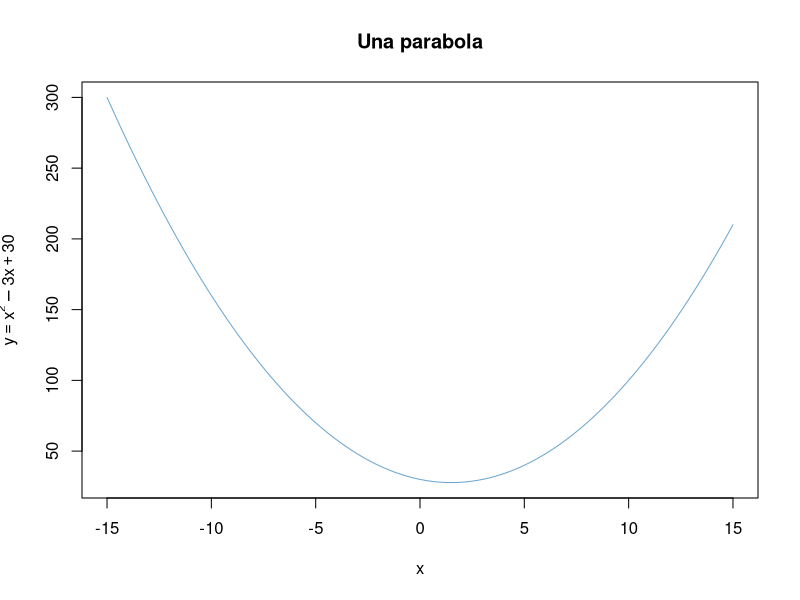
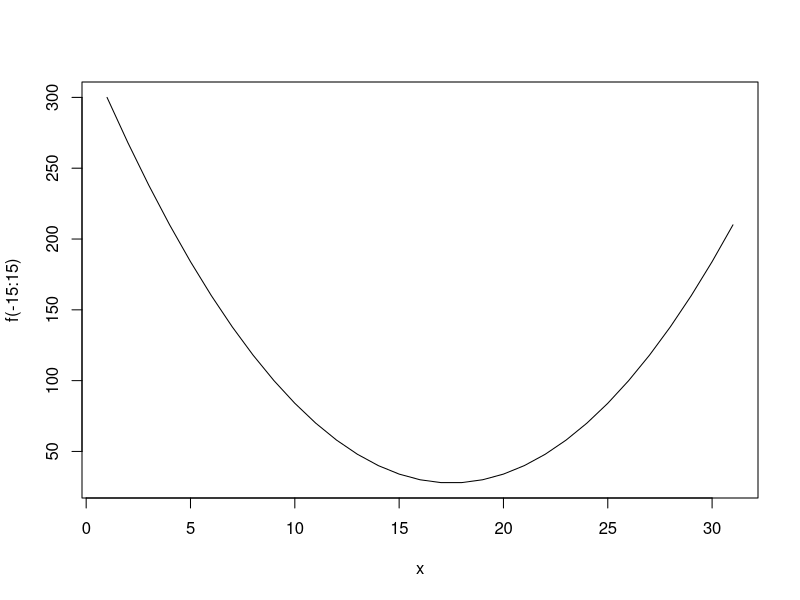
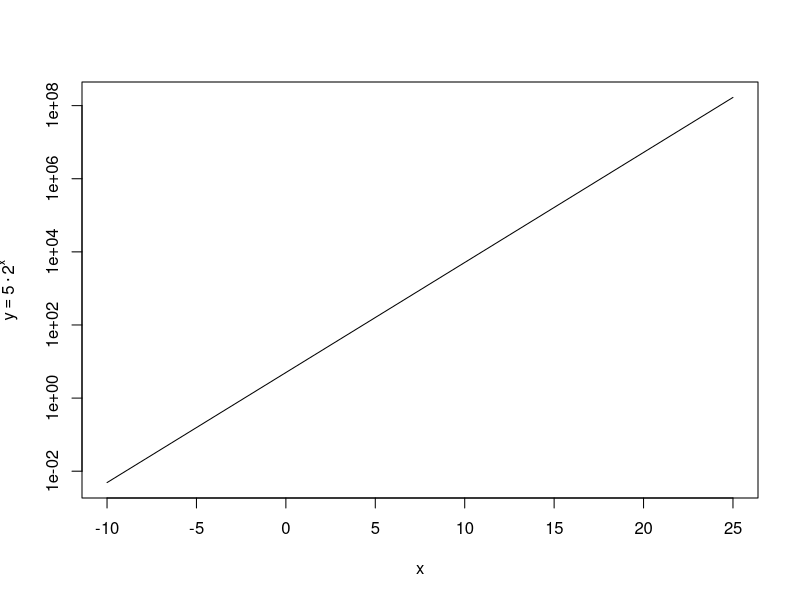
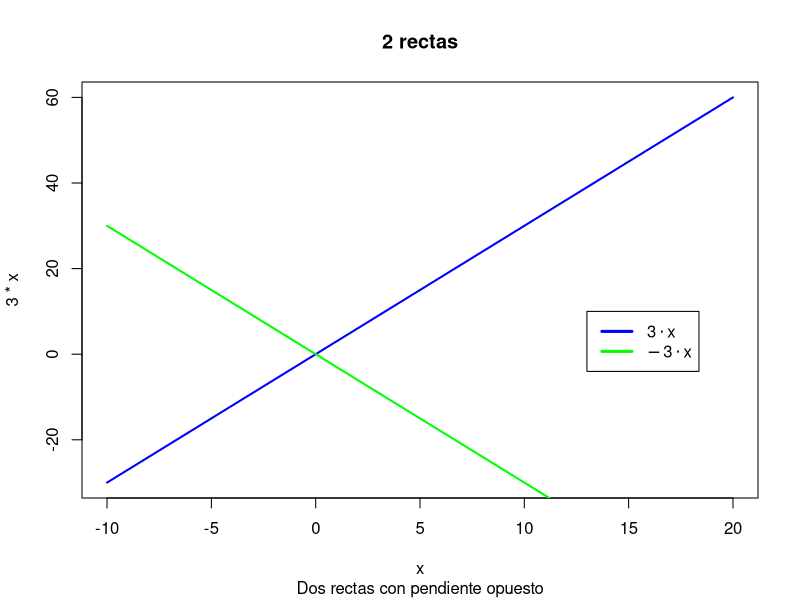
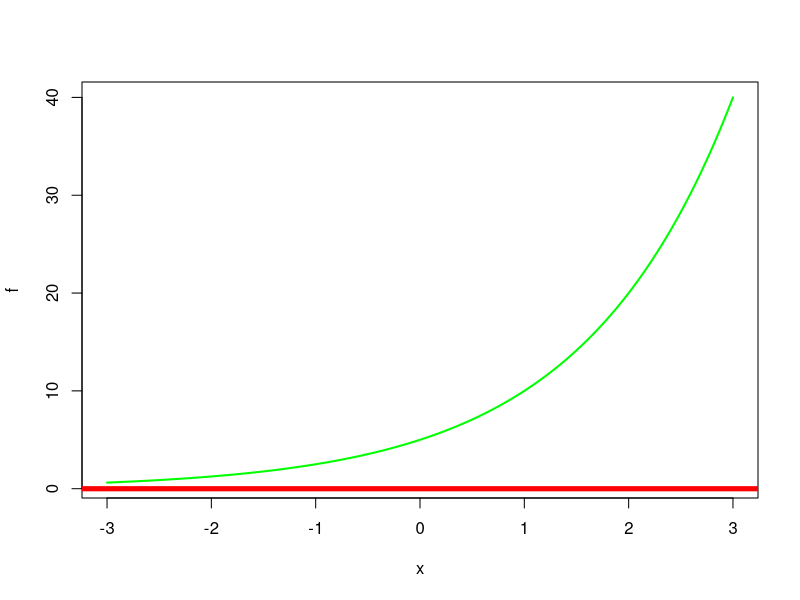
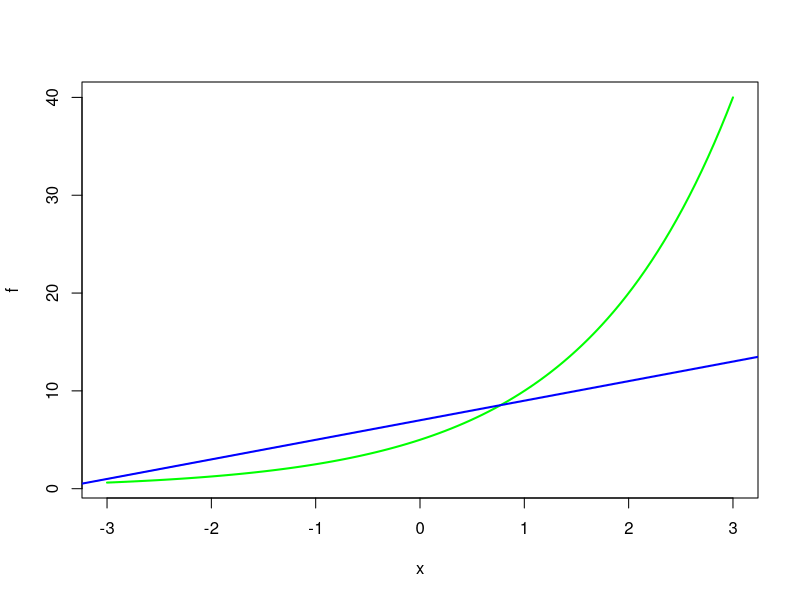

These figures' R source, in order:
## ---- chunk 1
knitr::opts_chunk$set(echo = TRUE)
## ---- chunk 2
curve(x^2-3*x+30, 
      main = "Una parabola", 
      xlab = "x", 
      ylab = expression(y == x^2-3*x+30),
      xlim = c(-15,15),
      col = "skyblue3")
## ---- chunk 3
f = function(x){x^2 - 3*x + 30}
plot(f(-15:15), xlab = "x", type = "l")
## ---- chunk 4
curve(5*2^x, xlim = c(-10,25),
      log = "y", 
      ylab = expression(y == 5%.%2^x))
## ---- chunk 5
curve(3*x, col = "blue",
      xlim = c(-10,20),
      lwd = 2, 
      main = "2 rectas",
      sub = "Dos rectas con pendiente opuesto")
curve(-3*x, add = TRUE,
      col = "green",
      lwd = 2)
legend(13,10, col = c("blue", "green"),
       legend = c(expression(3%.%x), expression(-3%.%x)),
       lwd = 3)
## ---- chunk 6
f = function(x){5 * 2^x}
plot(f, col = "green", type = "l", lwd = 2, xlim = c(-3,3))
abline(h = 0, col = "red", lwd = 5)
## ---- chunk 7
plot(f, col = "green", type = "l", lwd = 2, xlim = c(-3,3))
abline(7,2, col = "blue", lwd = 2)
